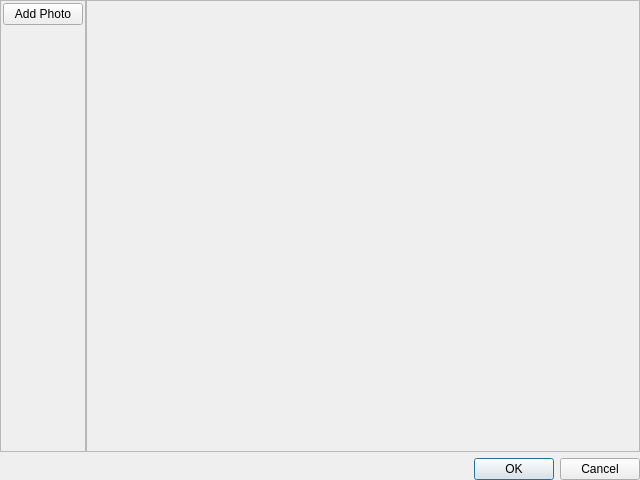
<?xml version="1.0" encoding="UTF-8"?>
<ui version="4.0">
 <class>GridDialog</class>
 <widget class="QDialog" name="GridDialog">
  <property name="geometry">
   <rect>
    <x>0</x>
    <y>0</y>
    <width>640</width>
    <height>480</height>
   </rect>
  </property>
  <property name="windowTitle">
   <string>Create Photo Grid</string>
  </property>
  <layout class="QGridLayout" name="gridLayout">
   <property name="horizontalSpacing">
    <number>0</number>
   </property>
   <property name="margin">
    <number>0</number>
   </property>
   <item row="0" column="0">
    <widget class="QFrame" name="frame">
     <property name="frameShape">
      <enum>QFrame::StyledPanel</enum>
     </property>
     <property name="frameShadow">
      <enum>QFrame::Raised</enum>
     </property>
     <layout class="QVBoxLayout" name="verticalLayout">
      <property name="margin">
       <number>2</number>
      </property>
      <item>
       <widget class="QPushButton" name="addPhotoBtn">
        <property name="text">
         <string>Add Photo</string>
        </property>
       </widget>
      </item>
      <item>
       <spacer name="verticalSpacer">
        <property name="orientation">
         <enum>Qt::Vertical</enum>
        </property>
        <property name="sizeHint" stdset="0">
         <size>
          <width>20</width>
          <height>40</height>
         </size>
        </property>
       </spacer>
      </item>
     </layout>
    </widget>
   </item>
   <item row="0" column="1">
    <widget class="QScrollArea" name="scrollArea">
     <property name="widgetResizable">
      <bool>true</bool>
     </property>
     <property name="alignment">
      <set>Qt::AlignCenter</set>
     </property>
     <widget class="QWidget" name="scrollAreaWidgetContents">
      <property name="geometry">
       <rect>
        <x>0</x>
        <y>0</y>
        <width>544</width>
        <height>442</height>
       </rect>
      </property>
     </widget>
    </widget>
   </item>
   <item row="1" column="0" colspan="2">
    <widget class="QDialogButtonBox" name="buttonBox">
     <property name="orientation">
      <enum>Qt::Horizontal</enum>
     </property>
     <property name="standardButtons">
      <set>QDialogButtonBox::Cancel|QDialogButtonBox::Ok</set>
     </property>
    </widget>
   </item>
  </layout>
 </widget>
 <resources/>
 <connections>
  <connection>
   <sender>buttonBox</sender>
   <signal>accepted()</signal>
   <receiver>GridDialog</receiver>
   <slot>accept()</slot>
   <hints>
    <hint type="sourcelabel">
     <x>248</x>
     <y>254</y>
    </hint>
    <hint type="destinationlabel">
     <x>157</x>
     <y>274</y>
    </hint>
   </hints>
  </connection>
  <connection>
   <sender>buttonBox</sender>
   <signal>rejected()</signal>
   <receiver>GridDialog</receiver>
   <slot>reject()</slot>
   <hints>
    <hint type="sourcelabel">
     <x>316</x>
     <y>260</y>
    </hint>
    <hint type="destinationlabel">
     <x>286</x>
     <y>274</y>
    </hint>
   </hints>
  </connection>
 </connections>
</ui>
